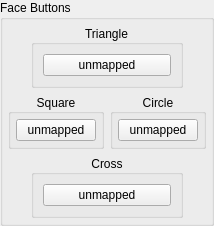
            <widget class="QGroupBox" name="gb_face_buttons">
             <property name="sizePolicy">
              <sizepolicy hsizetype="Preferred" vsizetype="Fixed">
               <horstretch>0</horstretch>
               <verstretch>0</verstretch>
              </sizepolicy>
             </property>
             <property name="title">
              <string>Face Buttons</string>
             </property>
             <layout class="QVBoxLayout" name="gb_face_buttons_layout">
              <property name="leftMargin">
               <number>5</number>
              </property>
              <property name="topMargin">
               <number>5</number>
              </property>
              <property name="rightMargin">
               <number>5</number>
              </property>
              <property name="bottomMargin">
               <number>5</number>
              </property>
              <item>
               <widget class="QWidget" name="widget_triangle" native="true">
                <layout class="QHBoxLayout" name="widget_triangle_layout">
                 <property name="leftMargin">
                  <number>0</number>
                 </property>
                 <property name="topMargin">
                  <number>0</number>
                 </property>
                 <property name="rightMargin">
                  <number>0</number>
                 </property>
                 <property name="bottomMargin">
                  <number>0</number>
                 </property>
                 <item>
                  <widget class="QGroupBox" name="gb_triangle">
                   <property name="sizePolicy">
                    <sizepolicy hsizetype="Preferred" vsizetype="Fixed">
                     <horstretch>0</horstretch>
                     <verstretch>0</verstretch>
                    </sizepolicy>
                   </property>
                   <property name="minimumSize">
                    <size>
                     <width>152</width>
                     <height>0</height>
                    </size>
                   </property>
                   <property name="maximumSize">
                    <size>
                     <width>0</width>
                     <height>16777215</height>
                    </size>
                   </property>
                   <property name="title">
                    <string>Triangle</string>
                   </property>
                   <property name="alignment">
                    <set>Qt::AlignmentFlag::AlignCenter</set>
                   </property>
                   <layout class="QVBoxLayout" name="verticalLayout_3">
                    <item>
                     <widget class="QRightClickButton" name="TriangleButton">
                      <property name="text">
                       <string>unmapped</string>
                      </property>
                     </widget>
                    </item>
                   </layout>
                  </widget>
                 </item>
                </layout>
               </widget>
              </item>
              <item>
               <layout class="QHBoxLayout" name="layout_square_circle">
                <item>
                 <widget class="QGroupBox" name="gb_square">
                  <property name="title">
                   <string>Square</string>
                  </property>
                  <property name="alignment">
                   <set>Qt::AlignmentFlag::AlignCenter</set>
                  </property>
                  <layout class="QVBoxLayout" name="gb_square_layout">
                   <property name="leftMargin">
                    <number>5</number>
                   </property>
                   <property name="topMargin">
                    <number>5</number>
                   </property>
                   <property name="rightMargin">
                    <number>5</number>
                   </property>
                   <property name="bottomMargin">
                    <number>5</number>
                   </property>
                   <item>
                    <widget class="QRightClickButton" name="SquareButton">
                     <property name="text">
                      <string>unmapped</string>
                     </property>
                    </widget>
                   </item>
                  </layout>
                 </widget>
                </item>
                <item>
                 <widget class="QGroupBox" name="gb_circle">
                  <property name="title">
                   <string>Circle</string>
                  </property>
                  <property name="alignment">
                   <set>Qt::AlignmentFlag::AlignCenter</set>
                  </property>
                  <layout class="QVBoxLayout" name="gb_circle_layout">
                   <property name="leftMargin">
                    <number>5</number>
                   </property>
                   <property name="topMargin">
                    <number>5</number>
                   </property>
                   <property name="rightMargin">
                    <number>5</number>
                   </property>
                   <property name="bottomMargin">
                    <number>5</number>
                   </property>
                   <item>
                    <widget class="QRightClickButton" name="CircleButton">
                     <property name="text">
                      <string>unmapped</string>
                     </property>
                    </widget>
                   </item>
                  </layout>
                 </widget>
                </item>
               </layout>
              </item>
              <item>
               <widget class="QWidget" name="widget_cross" native="true">
                <layout class="QHBoxLayout" name="widget_cross_layout">
                 <property name="leftMargin">
                  <number>0</number>
                 </property>
                 <property name="topMargin">
                  <number>0</number>
                 </property>
                 <property name="rightMargin">
                  <number>0</number>
                 </property>
                 <property name="bottomMargin">
                  <number>0</number>
                 </property>
                 <item>
                  <widget class="QGroupBox" name="gb_cross">
                   <property name="minimumSize">
                    <size>
                     <width>152</width>
                     <height>0</height>
                    </size>
                   </property>
                   <property name="maximumSize">
                    <size>
                     <width>124</width>
                     <height>16777215</height>
                    </size>
                   </property>
                   <property name="title">
                    <string>Cross</string>
                   </property>
                   <property name="alignment">
                    <set>Qt::AlignmentFlag::AlignCenter</set>
                   </property>
                   <layout class="QVBoxLayout" name="verticalLayout_5">
                    <item>
                     <widget class="QRightClickButton" name="CrossButton">
                      <property name="text">
                       <string>unmapped</string>
                      </property>
                     </widget>
                    </item>
                   </layout>
                  </widget>
                 </item>
                </layout>
               </widget>
              </item>
             </layout>
            </widget>
